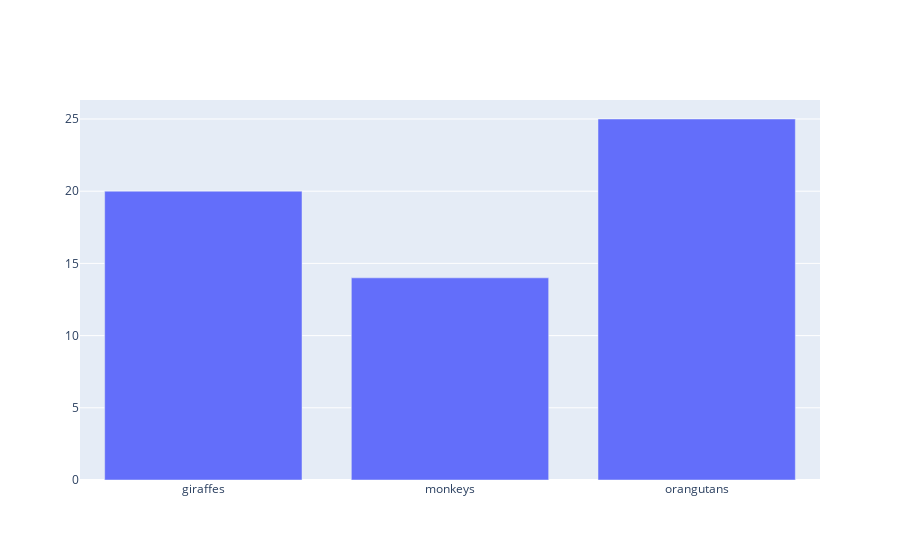

Notebook code cell kept with this figure:
### Code cell
animals = ['giraffes', 'monkeys', 'orangutans']

fig = go.Figure(go.Bar(x=animals, y=[20, 14, 25]))
fig

### Figure 1 — Plotly figure (JSON) as saved in the notebook; plotly's stock layout.template omitted (floating-point values rounded to 4 significant figures)
{"data": [{"type": "bar", "x": ["giraffes", "monkeys", "orangutans"], "y": [20, 14, 25]}], "layout": {}}
